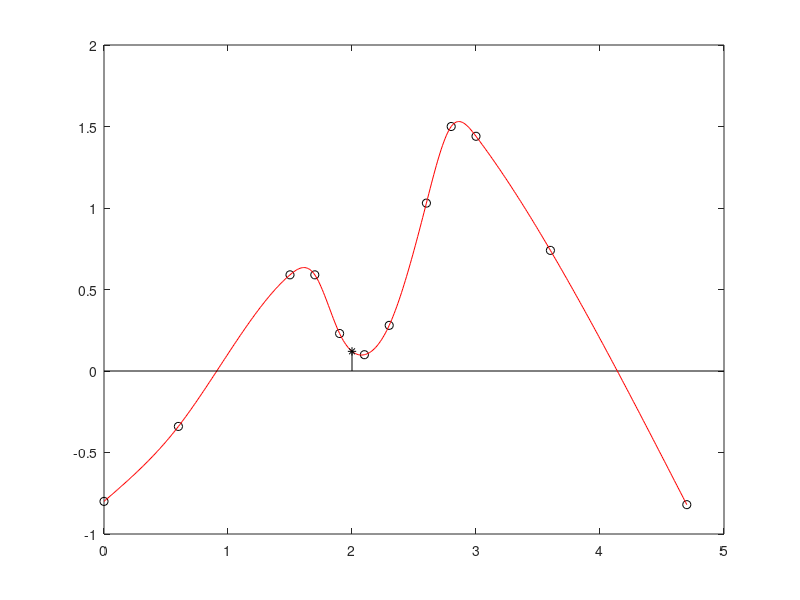

MATLAB code to generate this figure:
    % Find the value of y when x = 2, using natural cubic spline interpolation.
    %
    % x: 0.0   0.6    1.5   1.7   1.9   2.1   2.3   2.6   2.8   3.0   3.6   4.7
    % y: -0.8  -0.34  0.59  0.59  0.23  0.1   0.28  1.03  1.5   1.44  0.74  -0.82

    function cubic
    clc
    clear all
    clf
    x=[0.0 0.6 1.5 1.7 1.9 2.1 2.3 2.6 2.8 3.0 3.6 4.7];
    y=[-0.8 -0.34 0.59 0.59 0.23 0.10 0.28 1.03 1.50 1.44 0.74 -0.82];
    p=[2];
    n=length(x)-1;
    for i=1:n
        k(i)=x(i+1)-x(i);
        m(i)=(y(i+1)-y(i))/k(i);
    end
    for i=1:n-1
        A(i,i)=2*(k(i)+k(i+1));
        b(i)=6*(m(i+1)-m(i));
    end
    for i=2:n-1
        A(i-1,i)=k(i);
        A(i,i-1)=k(i);
    end
    z=(A^(-1))*b' ;
    w(1)=0;
    for i=2:n
        w(i)=z(i-1);
    end
    w(n+1)=0;
    plot(x,y,'ok')
    hold on
    for j=1:length(p)
        for i=1:n
            sx=x(i):.01:x(i+1);
            F=(w(i+1)/(6*k(i)))*(sx-x(i)).^3-(w(i)/(6*k(i)))*(sx-x(i+1)).^3+(y(i+1)/k(i)-w(i+1)*k(i)/6)*(sx-x(i))-(y(i)/k(i)-w(i)*k(i)/6)*(sx-x(i+1));
            plot(sx,F,'r')
            if (p(j)>=x(i)&& p(j)<x(i+1))
                sp(j)=(w(i+1)/(6*k(i)))*(p(j)-x(i))^3-(w(i)/(6*k(i)))*(p(j)-x(i+1))^3+(y(i+1)/k(i)-w(i+1)*k(i)/6)*(p(j)-x(i))-(y(i)/k(i)-w(i)*k(i)/6)*(p(j)-x(i+1));
                stem(p(j),sp(j),'*k');
            elseif(p(j)==x(n+1))
                sp(j)=y(n+1);
                stem(p(j),sp(j),'*k');
            end
        end
    end
    fprintf('interpolating points interpolated values\n');
    for i=1:length(p)
        fprintf( '%11.8f %11.8f \n',p(i),sp(i));
    end
